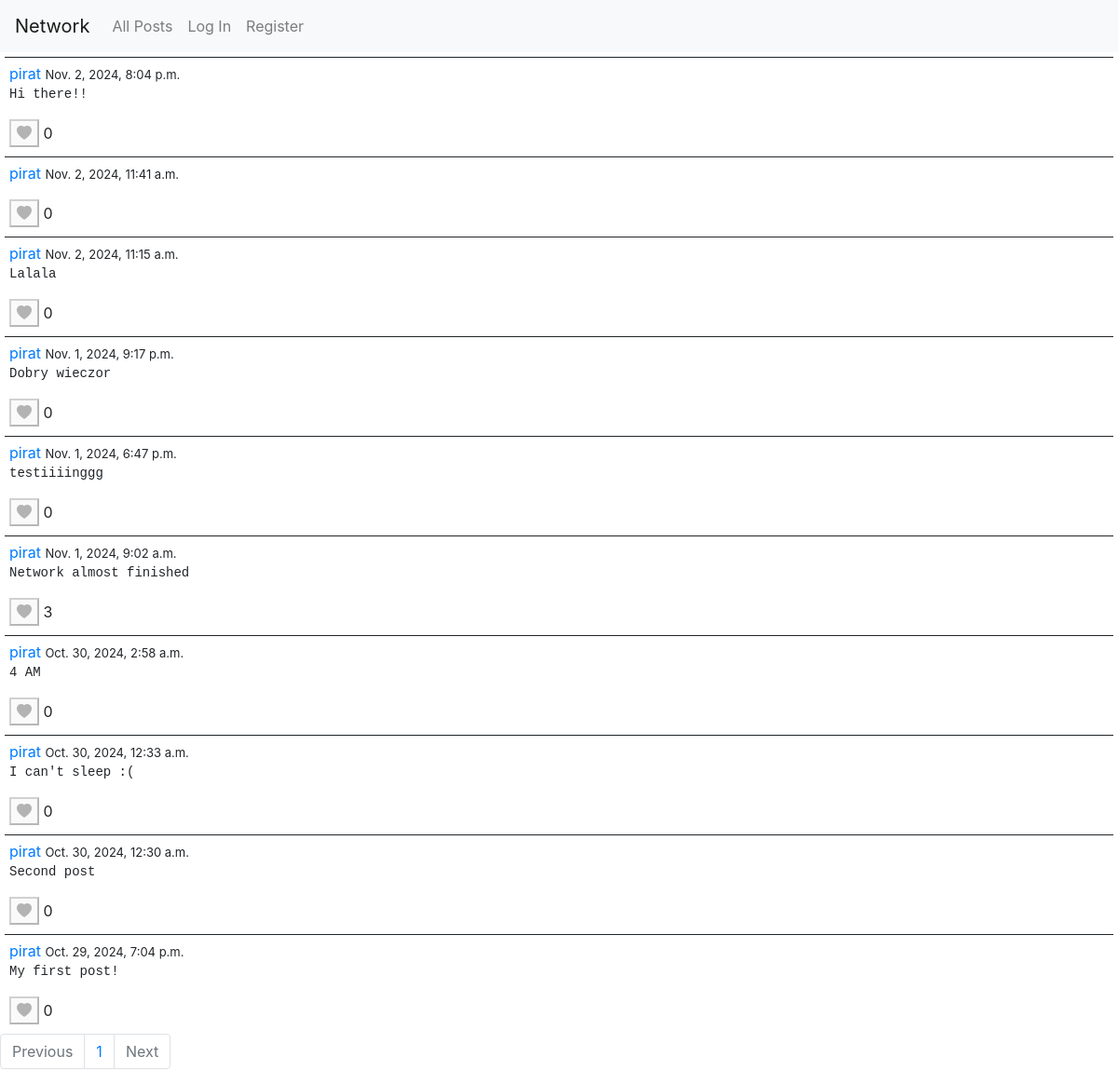
Page /user/1/followings on the committed database.
### network/models.py (models this page shows, shortened)
class Post(models.Model):
    user = models.ForeignKey(User, on_delete=models.CASCADE, related_name="posts")
    body = models.TextField(blank=True)
    timestamp = models.DateTimeField(auto_now_add=True)
    likes = models.ManyToManyField(User, blank=True, related_name="liked_posts")

class User(AbstractUser):
    following = models.ManyToManyField("self", symmetrical=False, related_name="followers")

### network/views.py (the view)
# urls.py: path("user/<int:id>/followings", views.following, name="following"),
def following(request, id):
    user = User.objects.filter(id=id).first()
    following_users = user.following.all()
    posts = Post.objects.filter(user__in=following_users).order_by("-timestamp")
    paginator, page = paginate_queryset(request, posts)
    return render(request, "network/index.html", {
        "page_data": page,
        "paginator": paginator,
        "pagination_base_url": "following",  # Named URL with user id needed
        "user_id": user.id,  # Pass the user ID for followers view
    })

### network/utils.py (called while the page is built)
def paginate_queryset(request, queryset, per_page=10):
    paginator = Paginator(queryset, per_page)
    page_number = request.GET.get("page")
    page = paginator.get_page(page_number)
    return paginator, page

### network/templates/network/index.html (shortened to what this page needs)
{% extends "network/layout.html" %}
{% load static %}
{% block body %}
<div class="feed">
    {% for post in page_data%}
    <div class="post" data-post-id="{{ post.id }}">
        <a href="{% url "user_profile" post.user.id %}">{{post.user}}</a>
        <span class="timestamp"> {{post.timestamp}} </span>
        <pre>{{post.body}}</pre>
        {% if user.is_authenticated %}
            {% if user in post.likes.all %}
                <button class="like-btn" data-post-id="{{ post.id }}"><i class="bi bi-heart-fill"></i></button>
            {% else %}
                <button class="like-btn" data-post-id="{{ post.id }}"><i class="bi bi-heart"></i></button>
            {% endif %}
        {% else %}
        <button id="like-btn-disabled" class="like-btn" disabled data-tooltip="You must be logged in"><i class="bi bi-heart-fill"></i></button>
        {% endif %}
        <span class="like-count" data-post-id="{{ post.id }}">{{ post.likes.count }}</span>
    </div>
    {% endfor %}
</div>
<ul class="pagination">
    {% if page_data.has_previous %}
        <a class="page-link" href="{% if user_id %}{% url pagination_base_url user_id %}{% else %}{% url pagination_base_url %}{% endif %}?page={{page_data.previous_page_number}}">Previous</a>
    {% else %}
    <li class="page-item disabled">
        <a class="page-link" tabindex="-1">Previous</a>
    </li>
    {% endif %}
    {% for page in paginator.page_range %}
        <li class="page-item"><a class="page-link" href="{% if user_id %}{% url pagination_base_url user_id %}{% else %}{% url pagination_base_url %}{% endif %}?page={{page}}">{{page}}</a></li>
    {% endfor %}
    {% if page_data.has_next %}
        <a class="page-link" id="next-page" href="{% if user_id %}{% url pagination_base_url user_id %}{% else %}{% url pagination_base_url %}{% endif %}?page={{page_data.next_page_number}}">Next</a>
    {% else %}
        <li class="page-item disabled">
            <a class="page-link" >Next</a>
        </li>
    {% endif %}
</ul>
{% endblock %}

### network/static/network/styles.css (style rules this page uses)
button:disabled { position:relative; }
button:disabled::after { content:attr(data-tooltip); position: absolute; left: 120%; bottom: 10%; text-wrap:nowrap; border: 1px solid; border-radius: 10px; padding: 2px; background-color:rgb(236, 236, 118); opacity: 0; transition: opacity 0.8s; visibility: hidden; font-size: small; }
.post { border-top: 1px solid; padding: 5px; margin: 5px }
.timestamp { font-size: small; }

### rows in the picture
Post: user "pirat", timestamp "Nov. 2, 2024, 8:04 p.m.", body "Hi there!!", likes.count "0"
Post: user "pirat", timestamp "Nov. 2, 2024, 11:41 a.m.", likes.count "0"
Post: user "pirat", timestamp "Nov. 2, 2024, 11:15 a.m.", body "Lalala", likes.count "0"
Post: user "pirat", timestamp "Nov. 1, 2024, 9:17 p.m.", body "Dobry wieczor", likes.count "0"
Post: user "pirat", timestamp "Nov. 1, 2024, 6:47 p.m.", body "testiiiinggg", likes.count "0"
Post: user "pirat", timestamp "Nov. 1, 2024, 9:02 a.m.", body "Network almost finished", likes.count "3"
Post: user "pirat", timestamp "Oct. 30, 2024, 2:58 a.m.", body "4 AM", likes.count "0"
Post: user "pirat", timestamp "Oct. 30, 2024, 12:33 a.m.", body "I can't sleep :(", likes.count "0"
Post: user "pirat", timestamp "Oct. 30, 2024, 12:30 a.m.", body "Second post", likes.count "0"
Post: user "pirat", timestamp "Oct. 29, 2024, 7:04 p.m.", body "My first post!", likes.count "0"

### other values in the picture
{{ page }} "1"
